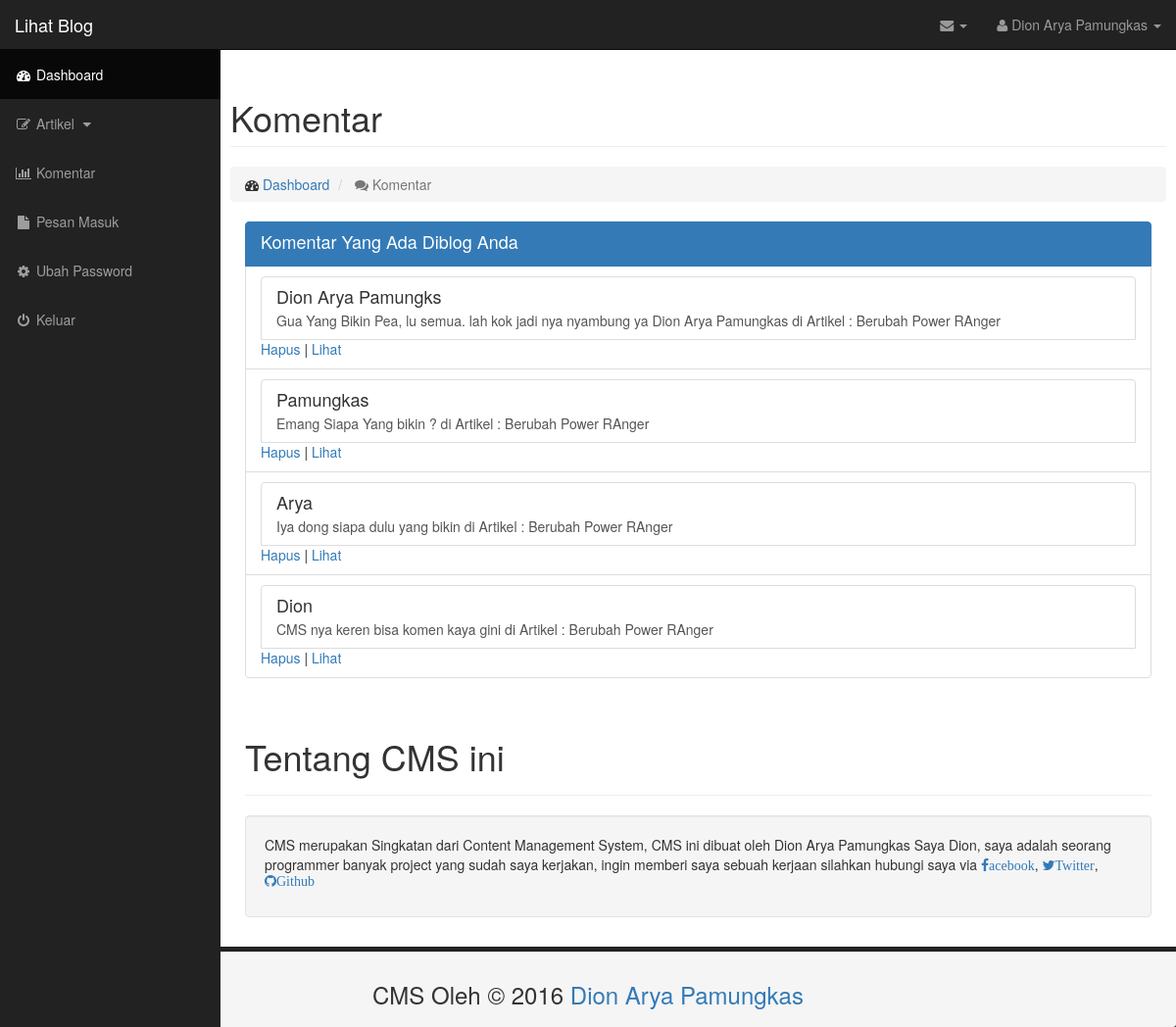
Screenshot of /komentar.php (signed in) with the database file from the repository.
### tables this page shows
CREATE TABLE `users` (
  `id` int(11) NOT NULL,
  `nama` varchar(100) NOT NULL,
  `username` varchar(100) NOT NULL,
  `password` varchar(255) NOT NULL
);

CREATE TABLE `komentar` (
  `id` int(11) NOT NULL,
  `nama` varchar(100) NOT NULL,
  `isi` varchar(100) NOT NULL,
  `id_postingan` varchar(100) NOT NULL
);

CREATE TABLE `blog` (
  `id` int(11) NOT NULL,
  `judul` varchar(1000) NOT NULL,
  `isi` varchar(1000) NOT NULL,
  `tag` varchar(1000) NOT NULL,
  `gambar` varchar(1000) NOT NULL,
  `penulis` varchar(100) NOT NULL
);

### function/blog.php (called while the page is built, shortened)
<?php
function kegunaan($username){
  global $link;
  $username = mysqli_real_escape_string($link, $username);
  $query = "SELECT * FROM users WHERE username = '$username'";
  $hasil = mysqli_query($link, $query);
  if (mysqli_num_rows($hasil) > 0){
    return $hasil;
  }else {
    header('Location : login.php');
  }
}
 ?>

### komentar.php (the view)
<?php
require_once 'init/core.php';
require_once 'view/hdash.php';
if (!isset($_SESSION['user'])){
header('Location: login.php');
}else{
$hasil = kegunaan($_SESSION['user']);
  while($data = mysqli_fetch_assoc($hasil)){
    $nama = $data['nama'];
?>
<div id="wrapper">
<?php require 'view/navigation.php'; ?>
    <div id="page-wrapper">
      <div class="row">
          <div class="col-lg-12">
              <h1 class="page-header">
                  Komentar
              </h1>
              <ol class="breadcrumb">
                  <li>
                      <i class="fa fa-dashboard"></i>  <a href="dashboard.php">Dashboard</a>
                  </li>
                  <li class="active">
                      <i class="fa fa-comments"></i> Komentar
                  </li>
              </ol>
          </div>
      </div>
        <div class="container-fluid">
          <div class="row">
                       <div class="col-sm-12">
                       <div class="list-group">
                           <a href="#" class="list-group-item active">
                               <h4 class="list-group-item-heading">Komentar Yang Ada Diblog Anda</h4>
                           </a>
                           <?php
                           $query = "SELECT * FROM komentar ORDER BY id DESC";
                           $hasil = mysqli_query($link, $query);
                           if (mysqli_num_rows($hasil)){
                             while($komen = mysqli_fetch_assoc($hasil)){
                                $nama = $komen['nama'];
                                $isi  = $komen['isi'];
                                $id   = $komen['id'];
                                $id_postingan = $komen['id_postingan'];
                                $id_postingan = mysqli_real_escape_string($link, $id_postingan);
                                $query = "SELECT judul FROm blog WHERE id=$id_postingan";
                                $hasil2 = mysqli_query($link, $query);
                              if (mysqli_num_rows($hasil2) > 0){
                                while ($artikel = mysqli_fetch_assoc($hasil2)) {
                                  $judul_id = $artikel['judul'];
                           ?>
                           <li class="list-group-item">
                           <a href="artikel.php?id=<?php echo $id_postingan;?>&judul=<?=$judul_id;?>" class="list-group-item">
                               <h4 class="list-group-item-heading"><?php echo $nama;?></h4>
                               <p class="list-group-item-text"><?php echo $isi;?> di Artikel : <?php echo $judul_id;?><br></p>
                           </a> <a href="hapuskomen.php?id=<?php echo $id;?>">Hapus</a> | <a target="_blank" href="artikel.php?id=<?php echo $id_postingan;?>&judul=<?=$judul_id;?>">Lihat</a></li>
                 <?php }
               }
             }
               }
               ?>
             </div>
         </div>
       </div>
                 <div class="page-header">
                     <h1>Tentang CMS ini</h1>
                 </div>
                 <div class="well">
                     <p>CMS merupakan Singkatan dari Content Management System, CMS ini dibuat oleh Dion Arya Pamungkas
                     Saya Dion, saya adalah seorang programmer banyak project yang sudah saya kerjakan, ingin memberi saya sebuah kerjaan silahkan
                   hubungi saya via <a href="http://fb.com/dion.aryapamungkas" target="__blank" class="fa fa-facebook">acebook</a>,
                 <a href="http://twitter.com/DionArya_P" target="__blank" class="fa fa-twitter">Twitter</a>, <a href="http://github.com/dionarya6661" target="__blank" class="fa fa-github">Github</a> </p>
                 </div>
               </div>
              </div>
             </div>
                   <?php }
                 }
                    require_once 'view/footer.php'; ?>

### view/navigation.php (shortened to what this page needs)
<nav class="navbar navbar-inverse navbar-fixed-top" role="navigation">
    <div class="navbar-header">
        <a class="navbar-brand" href="index.php">Lihat Blog</a>
    </div>
    <ul class="nav navbar-right top-nav">
        <li class="dropdown">
            <a href="#" class="dropdown-toggle" data-toggle="dropdown"><i class="fa fa-envelope"></i> <b class="caret"></b></a>
        </li>
        <li class="dropdown">
            <a href="#" class="dropdown-toggle" data-toggle="dropdown"><i class="fa fa-user"></i> <?php echo $nama;?> <b class="caret"></b></a>
        </li>
    </ul>
    <div class="collapse navbar-collapse navbar-ex1-collapse">
        <ul class="nav navbar-nav side-nav">
            <li class="active">
                <a href="dashboard.php"><i class="fa fa-fw fa-dashboard"></i> Dashboard</a>
            </li>
            <li>
                <a href="javascript:;" data-toggle="collapse" data-target="#demo"><i class="fa fa-fw fa-edit"></i> Artikel <i class="fa fa-fw fa-caret-down"></i></a>
            </li>
            <li>
                <a href="komentar.php"><i class="fa fa-fw fa-bar-chart-o"></i> Komentar</a>
            </li>
            <li>
                <a href="pesan.php"><i class="fa fa-fw fa-file"></i> Pesan Masuk</a>
            </li>
            <li>
                <a href="editpass.php"><i class="fa fa-fw fa-gear"></i> Ubah Password</a>
            </li>
            <li>
                <a href="logout.php"><i class="fa fa-fw fa-power-off"></i> Keluar</a>
            </li>
        </ul>
    </div>
</nav>

### css/sb-admin.css (style rules this page uses)
body { margin-top: 100px; background-color: #222; }
@media (min-width:768px) { body { margin-top: 50px; } }
#wrapper { padding-left: 0; }
#page-wrapper { width: 100%; padding: 0; background-color: #fff; }
@media (min-width:768px) { #wrapper { padding-left: 225px; } }
@media (min-width:768px) { #page-wrapper { padding: 10px; } }
.top-nav { padding: 0 15px; }
.top-nav>li { display: inline-block; float: left; }
.top-nav>li>a { padding-top: 15px; padding-bottom: 15px; line-height: 20px; color: #999; }
@media (min-width:768px) { .side-nav { position: fixed; top: 51px; left: 225px; width: 225px; margin-left: -225px; border: none; border-radius: 0; overflow-y: auto; background-color: #222; bottom: 0; overflow-x: hidden; padding-bottom: 40px; } }
@media (min-width:768px) { .side-nav>li>a { width: 225px; } }

### rows the page displays
users: nama "Dion Arya Pamungkas"
komentar: nama "Dion Arya Pamungks", isi "Gua Yang Bikin Pea, lu semua. lah kok jadi nya nyambung ya Dion Arya Pamungkas"
blog: judul "Berubah Power RAnger"
komentar: nama "Pamungkas", isi "Emang Siapa Yang bikin ?"
komentar: nama "Arya", isi "Iya dong siapa dulu yang bikin"
komentar: nama "Dion", isi "CMS nya keren bisa komen kaya gini"
